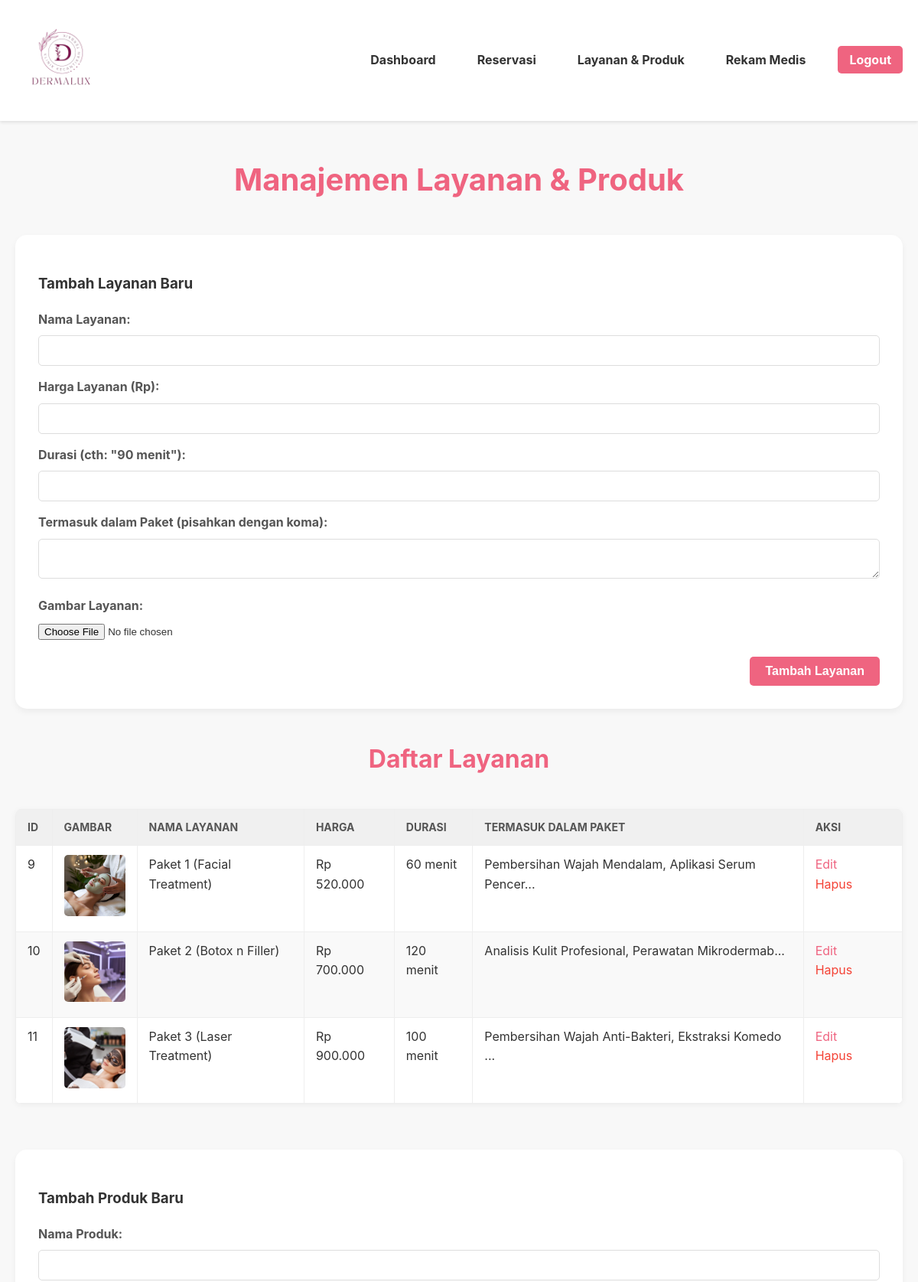
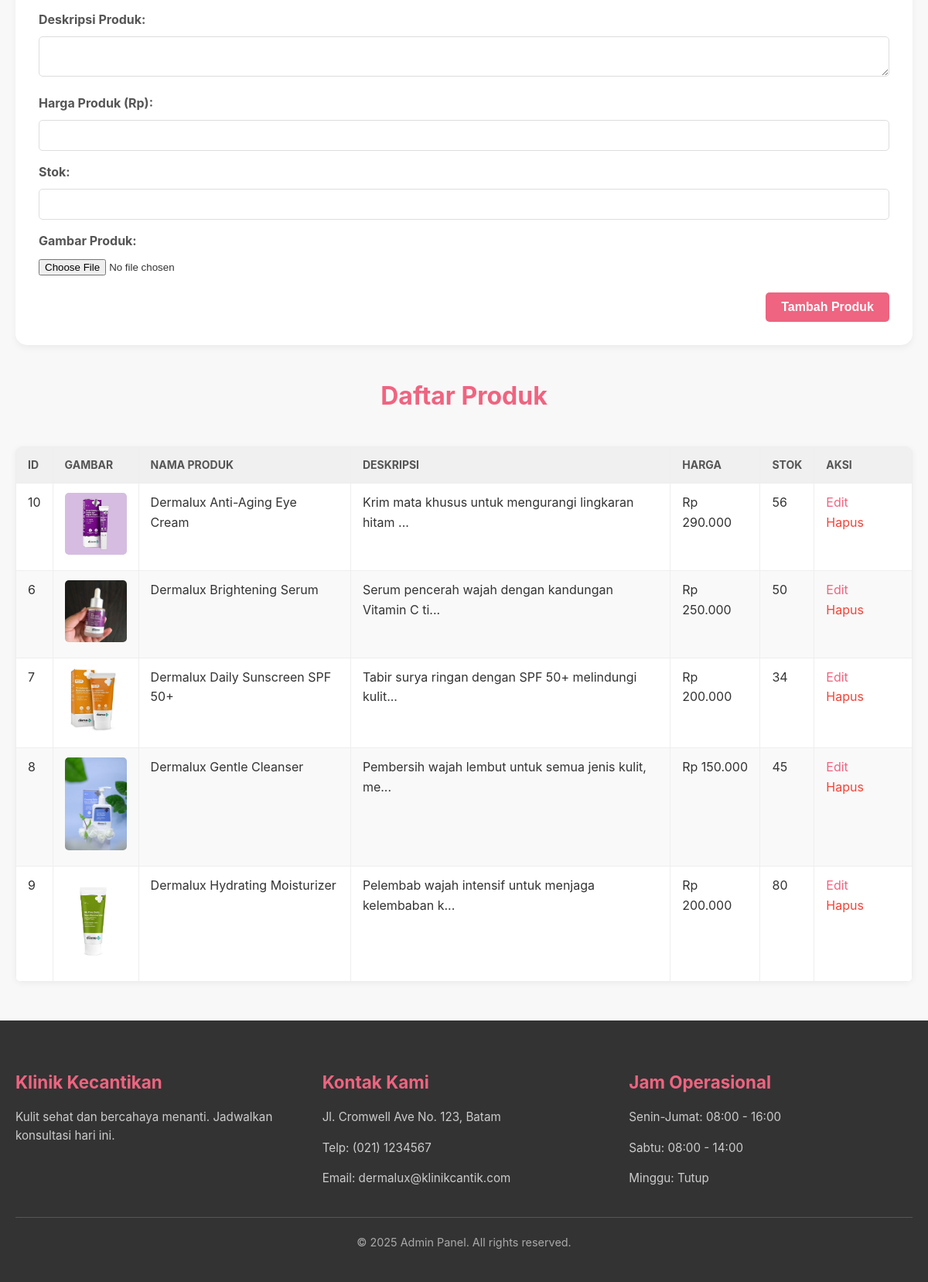
Page /admin/Layanan-produk.php (signed in) on the committed database (2 pictures, top to bottom).
### tables this page shows
CREATE TABLE `services` (
  `service_id` int(11) NOT NULL,
  `service_name` varchar(255) NOT NULL,
  `price` decimal(10,2) NOT NULL,
  `image_url` varchar(255) DEFAULT NULL,
  `description` text DEFAULT NULL,
  `duration` varchar(255) DEFAULT NULL,
  `includes` text DEFAULT NULL
);

CREATE TABLE `products` (
  `product_id` int(11) NOT NULL,
  `product_name` varchar(255) NOT NULL,
  `description` text DEFAULT NULL,
  `price` decimal(10,2) NOT NULL,
  `stock` int(11) DEFAULT 0,
  `created_at` timestamp NOT NULL DEFAULT current_timestamp(),
  `image_url` varchar(255) DEFAULT NULL,
  `duration` varchar(255) DEFAULT NULL
);

### admin/Layanan-produk.php (the view, shortened to what this page needs)
<?php
include 'C:/xampp/htdocs/PROJEK-UAS/koneksi/config.php';
$upload_dir = '../uploads/';
$services = [];
$result_services = $conn->query("SELECT service_id, service_name, price, image_url, duration, includes FROM services ORDER BY service_name ASC");
if ($result_services === false) {
    error_log("SQL Error fetching services: " . $conn->error);
} else {
    if ($result_services->num_rows > 0) {
        while($row = $result_services->fetch_assoc()) {
            $services[] = $row;
        }
    }
}
$products = [];
$result_products = $conn->query("SELECT product_id, product_name, description, price, stock, image_url FROM products ORDER BY product_name ASC");
if ($result_products === false) {
    error_log("SQL Error fetching products: " . $conn->error);
} else {
    if ($result_products->num_rows > 0) {
        while($row = $result_products->fetch_assoc()) {
            $products[] = $row;
        }
    }
}
$edit_service = null;
$edit_product = null;
?>
<!DOCTYPE html>
<html lang="id">
<head>
    <link rel="stylesheet" href="style-A.css">
</head>
<body>
    <header>
        <div class="container">
            <div class="logo">
                <img src="../imgs/logo.png" alt="logo">
            </div>
            <nav>
                 <ul>
                    <li><a href="Dasboard-A.php">Dashboard</a></li>
                    <li><a href="reservasi.php">Reservasi</a></li>
                    <li><a href="Layanan-produk.php">Layanan & Produk</a></li>
                    <li><a href="Rekamedis-A.php">Rekam Medis</a></li>
                    <li><a href="logout.php" class="login-btn">Logout</a></li>
                </ul>
            </nav>
        </div>
    </header>
    <main class="container">
        <section class="management-section">
            <h1 class="section-title">Manajemen Layanan & Produk</h1>
            <div class="form-container">
                <h3><?php echo $edit_service ? 'Edit Layanan' : 'Tambah Layanan Baru'; ?></h3>
                <form action="Layanan-produk.php" method="post" enctype="multipart/form-data">
                    <div class="form-group">
                        <label for="service_name">Nama Layanan:</label>
                        <input type="text" id="service_name" name="service_name" value="<?php echo htmlspecialchars($edit_service['service_name'] ?? ''); ?>" required>
                    </div>
                    <div class="form-group">
                        <label for="service_price">Harga Layanan (Rp):</label>
                        <input type="number" id="service_price" name="service_price" value="<?php echo htmlspecialchars($edit_service['price'] ?? ''); ?>" step="0.01" required>
                    </div>
                    <div class="form-group">
                        <label for="service_duration">Durasi (cth: "90 menit"):</label>
                        <input type="text" id="service_duration" name="service_duration" value="<?php echo htmlspecialchars($edit_service['duration'] ?? ''); ?>" required>
                    </div>
                    <div class="form-group">
                        <label for="service_includes">Termasuk dalam Paket (pisahkan dengan koma):</label>
                        <textarea id="service_includes" name="service_includes"><?php echo htmlspecialchars($edit_service['includes'] ?? ''); ?></textarea>
                    </div>
                    <div class="form-group">
                        <label for="service_image">Gambar Layanan:</label>
                        <input type="file" id="service_image" name="service_image" accept="image/*">
                    </div>
                    <div class="form-buttons">
                        <button type="submit" name="<?php echo $edit_service ? 'edit_service' : 'add_service'; ?>" class="btn-submit">
                            <?php echo $edit_service ? 'Perbarui Layanan' : 'Tambah Layanan'; ?>
                        </button>
                    </div>
                </form>
            </div>
            <h2 class="section-title" style="font-size: 2em; margin-top: 40px;">Daftar Layanan</h2>
            <table class="data-table">
                <thead>
                    <tr>
                        <th>ID</th>
                        <th>Gambar</th>
                        <th>Nama Layanan</th>
                        <th>Harga</th>
                        <th>Durasi</th>
                        <th>Termasuk dalam Paket</th>
                        <th>Aksi</th>
                    </tr>
                </thead>
                <tbody>
                    <?php if (empty($services)): ?>
                        <tr>
                            <td colspan="7" style="text-align: center;">Belum ada layanan yang ditambahkan.</td>
                        </tr>
                    <?php else: ?>
                        <?php foreach ($services as $service): ?>
                            <tr>
                                <td data-label="ID"><?php echo htmlspecialchars($service['service_id']); ?></td>
                                <td data-label="Gambar">
                                    <?php if (!empty($service['image_url'])): ?>
                                        <img src="<?php echo htmlspecialchars($upload_dir . $service['image_url']); ?>" alt="Gambar Layanan" style="max-width: 80px; height: auto; border-radius: 5px;">
                                    <?php else: ?>
                                        Tidak ada gambar
                                    <?php endif; ?>
                                </td>
                                <td data-label="Nama Layanan"><?php echo htmlspecialchars($service['service_name']); ?></td>
                                <td data-label="Harga">Rp <?php echo number_format($service['price'], 0, ',', '.'); ?></td>
                                <td data-label="Durasi"><?php echo htmlspecialchars($service['duration'] ?? 'N/A'); ?></td>
                                <td data-label="Termasuk dalam Paket"><?php echo htmlspecialchars(substr($service['includes'] ?? '', 0, 50)) . (strlen($service['includes'] ?? '') > 50 ? '...' : ''); ?></td>
                                <td data-label="Aksi" class="action-links">
                                    <a href="Layanan-produk.php?edit_service_id=<?php echo htmlspecialchars($service['service_id']); ?>">Edit</a>
                                    <a href="Layanan-produk.php?delete_service=<?php echo htmlspecialchars($service['service_id']); ?>" class="delete-link">Hapus</a>
                                </td>
                            </tr>
                        <?php endforeach; ?>
                    <?php endif; ?>
                </tbody>
            </table>
            <div class="form-container" style="margin-top: 60px;">
                <h3><?php echo $edit_product ? 'Edit Produk' : 'Tambah Produk Baru'; ?></h3>
                <form action="Layanan-produk.php" method="post" enctype="multipart/form-data">
                    <div class="form-group">
                        <label for="product_name">Nama Produk:</label>
                        <input type="text" id="product_name" name="product_name" value="<?php echo htmlspecialchars($edit_product['product_name'] ?? ''); ?>" required>
                    </div>
                    <div class="form-group">
                        <label for="product_description">Deskripsi Produk:</label>
                        <textarea id="product_description" name="product_description"><?php echo htmlspecialchars($edit_product['description'] ?? ''); ?></textarea>
                    </div>
                    <div class="form-group">
                        <label for="product_price">Harga Produk (Rp):</label>
                        <input type="number" id="product_price" name="product_price" value="<?php echo htmlspecialchars($edit_product['price'] ?? ''); ?>" step="0.01" required>
                    </div>
                    <div class="form-group">
                        <label for="product_stock">Stok:</label>
                        <input type="number" id="product_stock" name="product_stock" value="<?php echo htmlspecialchars($edit_product['stock'] ?? ''); ?>" required>
                    </div>
                    <div class="form-group">
                        <label for="product_image">Gambar Produk:</label>
                        <input type="file" id="product_image" name="product_image" accept="image/*">
                    </div>
                    <div class="form-buttons">
                        <button type="submit" name="<?php echo $edit_product ? 'edit_product' : 'add_product'; ?>" class="btn-submit">
                            <?php echo $edit_product ? 'Perbarui Produk' : 'Tambah Produk'; ?>
                        </button>
                    </div>
                </form>
            </div>
            <h2 class="section-title" style="font-size: 2em; margin-top: 40px;">Daftar Produk</h2>
            <table class="data-table">
                <thead>
                    <tr>
                        <th>ID</th>
                        <th>Gambar</th>
                        <th>Nama Produk</th>
                        <th>Deskripsi</th>
                        <th>Harga</th>
                        <th>Stok</th>
                        <th>Aksi</th>
                    </tr>
                </thead>
                <tbody>
                    <?php if (empty($products)): ?>
                        <tr>
                            <td colspan="7" style="text-align: center;">Belum ada produk yang ditambahkan.</td>
                        </tr>
                    <?php else: ?>
                        <?php foreach ($products as $product): ?>
                            <tr>
                                <td data-label="ID"><?php echo htmlspecialchars($product['product_id']); ?></td>
                                <td data-label="Gambar">
                                    <?php if (!empty($product['image_url'])): ?>
                                        <img src="<?php echo htmlspecialchars($upload_dir . $product['image_url']); ?>" alt="Gambar Produk" style="max-width: 80px; height: auto; border-radius: 5px;">
                                    <?php else: ?>
                                        Tidak ada gambar
                                    <?php endif; ?>
                                </td>
                                <td data-label="Nama Produk"><?php echo htmlspecialchars($product['product_name']); ?></td>
                                <td data-label="Deskripsi"><?php echo htmlspecialchars(substr($product['description'] ?? '', 0, 50)) . (strlen($product['description'] ?? '') > 50 ? '...' : ''); ?></td>
                                <td data-label="Harga">Rp <?php echo number_format($product['price'], 0, ',', '.'); ?></td>
                                <td data-label="Stok"><?php echo htmlspecialchars($product['stock']); ?></td>
                                <td data-label="Aksi" class="action-links">
                                    <a href="Layanan-produk.php?edit_product_id=<?php echo htmlspecialchars($product['product_id']); ?>">Edit</a>
                                    <a href="Layanan-produk.php?delete_product=<?php echo htmlspecialchars($product['product_id']); ?>" class="delete-link">Hapus</a>
                                </td>
                            </tr>
                        <?php endforeach; ?>
                    <?php endif; ?>
                </tbody>
            </table>
        </section>
    </main>
     <footer class="main-footer">
        <div class="footer-container">
            <div class="footer-grid">
                <div class="footer-section">
                    <h3 class="section-title">Klinik Kecantikan</h3>
                    <p class="section-text">Kulit sehat dan bercahaya menanti. Jadwalkan konsultasi hari ini.</p>
                </div>
                <div class="footer-section">
                    <h3 class="section-title">Kontak Kami</h3>
                    <p class="section-text">Jl. Cromwell Ave No. 123, Batam</p>
                    <p class="section-text">Telp: (021) 1234567</p>
                    <p class="section-text">Email: dermalux@klinikcantik.com</p>
                </div>
                <div class="footer-section">
                    <h3 class="section-title">Jam Operasional</h3>
                    <p class="section-text">Senin-Jumat: 08:00 - 16:00</p>
                    <p class="section-text">Sabtu: 08:00 - 14:00</p>
                    <p class="section-text">Minggu: Tutup</p>
                </div>
            </div>
            <div class="footer-copyright">
                &copy; 2025 Admin Panel. All rights reserved.
            </div>
        </div>
    </footer>
</body>
</html>

### admin/style-A.css (style rules this page uses)
body { font-family: 'Inter', sans-serif; background-color: #f8f8f8; margin: 0; padding: 0; line-height: 1.6; color: #333; padding-top: 170px; }
.container { max-width: 1200px; margin: 0 auto; padding: 0 20px }
header { background-color: #fff; padding: 15px 0; box-shadow: 0 2px 4px rgba(0, 0, 0, 0.1); position: fixed; width: 100%; top: 0; left: 0; z-index: 1000; }
header .container { display: flex; justify-content: space-between; align-items: center; }
.logo img { max-height: 120px; width: auto; border-radius: 8px; }
nav ul { list-style: none; margin: 0; padding: 0; display: flex; align-items: center; }
nav ul li { margin-left: 30px; }
nav ul li a { text-decoration: none; color: #333; font-weight: bold; transition: color 0.3s ease; border-radius: 8px; padding: 8px 12px; }
.login-btn { background-color: #ef6480; color: #fff !important; padding: 8px 15px; border-radius: 5px; text-decoration: none; transition: background-color 0.3s ease; }
.section-title { font-size: 2.5em; color: #ef6480; margin-bottom: 40px; text-align: center; }
.form-container { background-color: #fff; padding: 30px; border-radius: 15px; box-shadow: 0 4px 8px rgba(0, 0, 0, 0.05); margin-bottom: 40px; }
.form-group { margin-bottom: 15px; }
.form-group label { display: block; margin-bottom: 8px; font-weight: bold; color: #555; }
.form-group input[type="text"], .form-group input[type="number"], .form-group textarea { width: 100%; padding: 10px; border: 1px solid #ddd; border-radius: 5px; font-size: 1em; box-sizing: border-box; transition: border-color 0.3s ease, box-shadow 0.3s ease; }
.form-buttons { text-align: right; margin-top: 20px; }
.btn-submit, .btn-cancel { padding: 10px 20px; border: none; border-radius: 5px; cursor: pointer; font-size: 1em; font-weight: bold; transition: background-color 0.3s ease, color 0.3s ease; text-decoration: none; display: inline-block; text-align: center; }
.btn-submit { background-color: #ef6480; color: #fff; margin-left: 10px; }
.data-table { width: 100%; border-collapse: collapse; margin-top: 20px; background-color: #fff; border-radius: 8px; overflow: hidden; box-shadow: 0 2px 8px rgba(0, 0, 0, 0.05); }
.data-table th, .data-table td { border: 1px solid #eee; padding: 12px 15px; text-align: left; vertical-align: top; }
.data-table th { background-color: #f0f0f0; color: #555; font-size: 14px; text-transform: uppercase; }
.data-table tbody tr:nth-child(even) { background-color: #f9f9f9; }
.data-table .action-links a { color: #ef6480; text-decoration: none; margin-right: 10px; transition: color 0.3s ease; }
.data-table .action-links a.delete-link { color: #f44336; }
.main-footer { background-color: #333; color: #fff; padding: 40px 0; margin-top: 50px; }
.footer-container { max-width: 1200px; margin: 0 auto; padding: 0 20px; }
.footer-grid { display: grid; grid-template-columns: repeat(auto-fit, minmax(250px, 1fr)); gap: 30px; border-bottom: 1px solid #555; padding-bottom: 30px; margin-bottom: 20px; text-align: left; }
.footer-section .section-title { font-size: 1.4em; color: #ef6480; margin-bottom: 15px; text-align: left; }
.footer-section .section-text { font-size: 0.95em; line-height: 1.6; color: #ccc; margin-bottom: 8px; text-align: left; }
.footer-copyright { text-align: center; font-size: 0.9em; color: #aaa; }

### rows in the picture
services: service_id "9", image_url (picture), service_name "Paket 1 (Facial Treatment)", price "520.000", duration "60 menit", includes "Pembersihan Wajah Mendalam, Aplikasi Serum Pencer"
services: service_id "10", image_url (picture), service_name "Paket 2 (Botox n Filler)", price "700.000", duration "120 menit", includes "Analisis Kulit Profesional, Perawatan Mikrodermab"
services: service_id "11", image_url (picture), service_name "Paket 3 (Laser Treatment)", price "900.000", duration "100 menit", includes "Pembersihan Wajah Anti-Bakteri, Ekstraksi Komedo"
products: product_id "10", image_url (picture), product_name "Dermalux Anti-Aging Eye Cream", description "Krim mata khusus untuk mengurangi lingkaran hitam", price "290.000", stock "56"
products: product_id "6", image_url (picture), product_name "Dermalux Brightening Serum", description "Serum pencerah wajah dengan kandungan Vitamin C ti", price "250.000", stock "50"
products: product_id "7", image_url (picture), product_name "Dermalux Daily Sunscreen SPF 50+", description "Tabir surya ringan dengan SPF 50+ melindungi kulit", price "200.000", stock "34"
products: product_id "8", image_url (picture), product_name "Dermalux Gentle Cleanser", description "Pembersih wajah lembut untuk semua jenis kulit, me", price "150.000", stock "45"
products: product_id "9", image_url (picture), product_name "Dermalux Hydrating Moisturizer", description "Pelembab wajah intensif untuk menjaga kelembaban k", price "200.000", stock "80"
